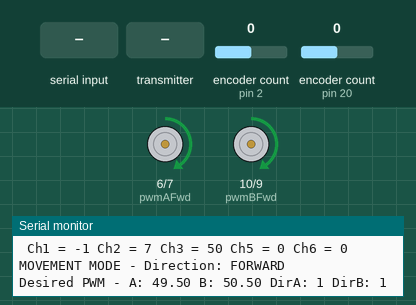
A sketch run on a simulated Arduino Mega 2560, built with avr-gcc and run on an emulated ATmega2560. On the bench: motor-driver pin pairs drawn as motors (green arrow = first pin HIGH = forward, orange = second pin HIGH = backward, longer = more drive), the last lines printed to the serial monitor. Inputs (shaded band) come from the test bench; at power-on: encoder count (sensors on pin 2, pin 20) 0.

Above: at 1.2 s.
1.3 s: "KP_A=\n" received over Serial
4.3 s: the transmitter starts sending readChannel.1 = 1000
At 5.8 s:
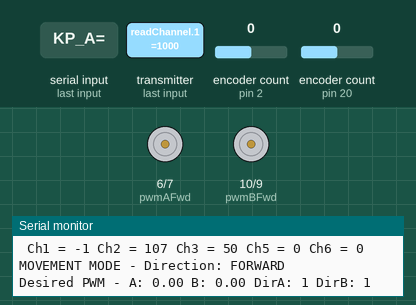
6.2 s: the transmitter starts sending readChannel.1 = 2000
At 8.82 s:
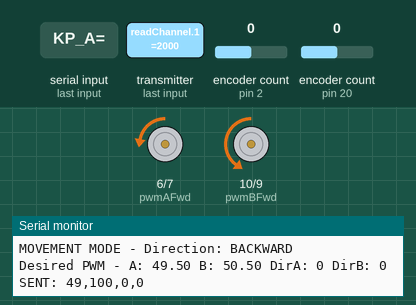
9.2 s: the transmitter starts sending readChannel.2 = 1000
At 10.0 s:
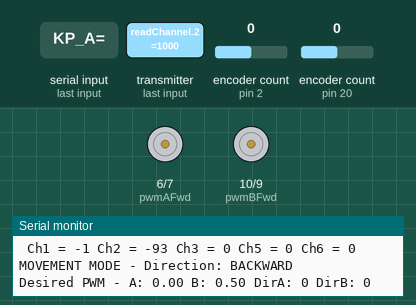
11.2 s: the transmitter starts sending readChannel.0 = 1250
At 11.73 s:
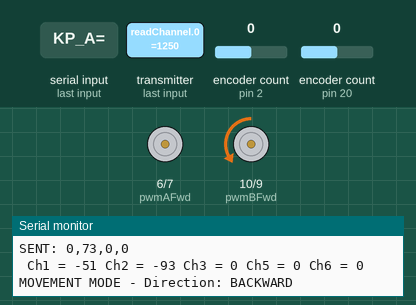
14.2 s: the transmitter starts sending readChannel.0 = 2000
Timing chart, 0 to 22.8 s (numbered marks = the images above; inputs shaded):
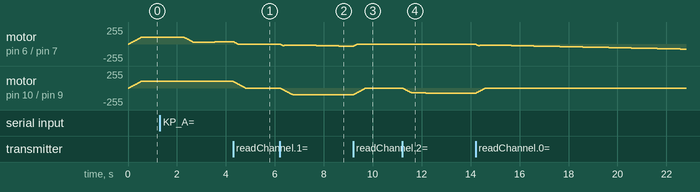

The sketch:

arduino_motor_tx_PID_fix.ino
```cpp
#include <Arduino.h>
#include <IBusBM.h>
#include <Encoder.h>

#define pwmAFwd 6
#define pwmARev 7
#define pwmBFwd 10
#define pwmBRev 9
#define max_speed 100

// Pin untuk encoder Motor A dan B
#define ENCODER_A_PIN1 20    // Pin untuk encoder A channel 1 (Motor A)
#define ENCODER_A_PIN2 21    // Pin untuk encoder A channel 2 (Motor A)
#define ENCODER_B_PIN1 2     // Pin untuk encoder B channel 1 (Motor B)
#define ENCODER_B_PIN2 3     // Pin untuk encoder B channel 2 (Motor B)

const int BUFFER_SIZE = 256;
char messageBuffer[BUFFER_SIZE];
char statusBuffer[BUFFER_SIZE];
unsigned long lastSendTime = 0;
const unsigned long SEND_INTERVAL = 50; // Send every 50ms

// Motor update timing
unsigned long lastMotorUpdateTime = 0;
const unsigned long MOTOR_UPDATE_INTERVAL = 25; // Update motors every 25ms (sync with speed calc)

double kp_A = 0.15, ki_A = 0.01, kd_A = 0.005;
double kp_B = 0.15, ki_B = 0.01, kd_B = 0.005;


// PID Controller variables for Motor A
float error_A = 0, lastError_A = 0, integral_A = 0;
float setpoint_A = 0, feedback_A = 0;
float desired_pwm_A;

// PID Controller variables for Motor B
float error_B = 0, lastError_B = 0, integral_B = 0;
float setpoint_B = 0, feedback_B = 0;
float desired_pwm_B;

// Speed calculation variables
long prevPositionA = 0;
long prevPositionB = 0;
unsigned long speedCalcTime = 0;
const unsigned long SPEED_CALC_INTERVAL = 25; // Calculate speed every 25ms for better responsiveness

// Previous speed values for filtering
float prev_feedback_A = 0;
float prev_feedback_B = 0;

// Previous derivative values for filtering
float prev_derivative_A = 0;
float prev_derivative_B = 0;

// Previous PWM values for ramping
int prevSpeedA = 0;
int prevSpeedB = 0;

// Encoder objects
Encoder encoderA(ENCODER_A_PIN1, ENCODER_A_PIN2);
Encoder encoderB(ENCODER_B_PIN1, ENCODER_B_PIN2);

IBusBM remot;

double convert_pid_params(double k, int time_delay_ms){
  return k * time_delay_ms;
}

int getChannel(byte channelInput, int minLimit, int maxLimit, int defaultValue) {
  uint16_t ch = remot.readChannel(channelInput);
  if (ch < 100) return defaultValue;
  return map(ch, 1000, 2000, minLimit, maxLimit);
}

bool readSw(byte channelInput, bool defaultValue) {
  int intdefaultValue = (defaultValue) ? 100 : 0;
  int ch = getChannel(channelInput, 0, 100, intdefaultValue);
  return (ch > 50);
}

// Variabel kontrol motor
int Ch1 = 0;
int Ch2 = 0;
int Ch3 = 0;
int Ch5 = 0;
bool Ch6 = 0;

// Motor control variables (PWM outputs)
int currentSpeedA = 0;
int currentSpeedB = 0;
int dirA = 1;
int dirB = 1;

void mtrControlA(int speed, int dir) {
  if (dir == 0) {  // Jika arah 0
    digitalWrite(pwmAFwd, LOW);  // Set pin maju ke LOW
    analogWrite(pwmARev, speed);  // Set pin mundur ke nilai kecepatan
  } else {  // Jika arah bukan 0
    digitalWrite(pwmARev, LOW);  // Set pin mundur ke LOW
    analogWrite(pwmAFwd, speed);  // Set pin maju ke nilai kecepatan
  }
}

void mtrControlB(int speed, int dir) {
  if (dir == 0) {  // Jika arah 0
    digitalWrite(pwmBFwd, LOW);  // Set pin maju ke LOW
    analogWrite(pwmBRev, speed);  // Set pin mundur ke nilai kecepatan
  } else {  // Jika arah bukan 0
    digitalWrite(pwmBRev, LOW);  // Set pin mundur ke LOW
    analogWrite(pwmBFwd, speed);  // Set pin maju ke nilai kecepatan
  }
}

// PID calculation function
float calculatePID(float setpoint, float feedback, float &error, float &lastError,
                   float &integral, float kp, float ki, float kd, float dt,
                   float &prev_derivative, bool isMotorA) {
  error = setpoint - feedback;

  // Integral with stronger anti-windup
  float max_integral = 100.0 / ki; // Limit integral to contribute max 100 to output
  integral += error * dt;
  integral = constrain(integral, -max_integral, max_integral);

  // Derivative with filtering
  float raw_derivative = (error - lastError) / dt;
  float derivative = (0.2 * raw_derivative) + (0.8 * prev_derivative);
  prev_derivative = derivative;

  float output = kp * error + ki * integral + kd * derivative;
  lastError = error;

  // Output is effective PWM (above deadband), constrain to effective range
  float max_effective_pwm = max_speed - 12.0; // 100 - 12 = 88 max effective PWM
  return constrain(output, -12.0, max_effective_pwm); // Allow negative for braking
}

// Calculate motor speeds from encoder feedback
void calculateSpeeds() {
  unsigned long currentTime = millis();
  if (currentTime - speedCalcTime >= SPEED_CALC_INTERVAL) {
    float dt = (currentTime - speedCalcTime) / 1000.0; // Convert to seconds

    // Get current encoder positions
    long currentPositionA = encoderA.read();
    long currentPositionB = encoderB.read();

    // Calculate raw speed in counts per second
    float raw_speed_A = (currentPositionA - prevPositionA) / dt;
    float raw_speed_B = (currentPositionB - prevPositionB) / dt;

    // Apply stronger low-pass filter to reduce noise (0.2 = more filtering)
    feedback_A = (0.2 * raw_speed_A) + (0.8 * prev_feedback_A);
    feedback_B = (0.2 * raw_speed_B) + (0.8 * prev_feedback_B);

    // If speed is very low, consider it as 0 (motor stalled/stopped)
    float min_speed_threshold = 5.0; // counts/sec - reduced from 5.0
    if (abs(feedback_A) < min_speed_threshold) feedback_A = 0;
    if (abs(feedback_B) < min_speed_threshold) feedback_B = 0;

    // Limit rate of change to prevent spikes
    float max_change = 50.0; // Maximum change per update
    if (abs(feedback_A - prev_feedback_A) > max_change) {
      feedback_A = prev_feedback_A + (feedback_A > prev_feedback_A ? max_change : -max_change);
    }
    if (abs(feedback_B - prev_feedback_B) > max_change) {
      feedback_B = prev_feedback_B + (feedback_B > prev_feedback_B ? max_change : -max_change);
    }

    // Store for next iteration
    prev_feedback_A = feedback_A;
    prev_feedback_B = feedback_B;

    // Update previous values
    prevPositionA = currentPositionA;
    prevPositionB = currentPositionB;
    speedCalcTime = currentTime;
  }
}

void handleSerialCommands() {
  if (Serial.available()) {
    String command = Serial.readString();
    command.trim();

    if (command.startsWith("KP_A=")) {
      kp_A = command.substring(5).toFloat();
      Serial.println("KP_A set to: " + String(kp_A));
    }
    else if (command.startsWith("KI_A=")) {
      ki_A = command.substring(5).toFloat();
      Serial.println("KI_A set to: " + String(ki_A));
    }
    else if (command.startsWith("KD_A=")) {
      kd_A = command.substring(5).toFloat();
      Serial.println("KD_A set to: " + String(kd_A));
    }
    else if (command.startsWith("KP_B=")) {
      kp_B = command.substring(5).toFloat();
      Serial.println("KP_B set to: " + String(kp_B));
    }
    else if (command.startsWith("KI_B=")) {
      ki_B = command.substring(5).toFloat();
      Serial.println("KI_B set to: " + String(ki_B));
    }
    else if (command.startsWith("KD_B=")) {
      kd_B = command.substring(5).toFloat();
      Serial.println("KD_B set to: " + String(kd_B));
    }
    else if (command.startsWith("SHOW")) {
      Serial.println("Current PID values:");
      Serial.println("Motor A - KP: " + String(kp_A) + " KI: " + String(ki_A) + " KD: " + String(kd_A));
      Serial.println("Motor B - KP: " + String(kp_B) + " KI: " + String(ki_B) + " KD: " + String(kd_B));
    }
  }
}

void setup() {
  pinMode(pwmAFwd, OUTPUT);
  pinMode(pwmARev, OUTPUT);
  pinMode(pwmBFwd, OUTPUT);
  pinMode(pwmBRev, OUTPUT);

  // Setup Serial communication
  Serial.begin(115200);
  remot.begin(Serial1);
  Serial2.begin(115200);

  // Initialize encoder positions
  encoderA.write(0);
  encoderB.write(0);

  // Initialize speed calculation timing
  speedCalcTime = millis();
  prevPositionA = encoderA.read();
  prevPositionB = encoderB.read();

  // kp_B = convert_pid_params(kp_B, MOTOR_UPDATE_INTERVAL);
  // ki_B = convert_pid_params(ki_B, MOTOR_UPDATE_INTERVAL);
  // kd_B = convert_pid_params(kd_B, MOTOR_UPDATE_INTERVAL);

  // Serial.println("Master with PID Controller Ready");
  // Serial.println("Send commands: KP_A=value, KI_A=value, KD_A=value, etc.");
  // Serial.println("Send 'SHOW' to display current PID values");
}

void loop() {
  unsigned long currentTime = millis();

  // Handle serial commands for PID tuning
  handleSerialCommands();

  // Calculate current motor speeds from encoders
  calculateSpeeds();

  // checkForResponse();

  Ch1 = getChannel(0, -max_speed, max_speed, 0) - 1;
  Ch2 = getChannel(1, max_speed, -max_speed, 0) + 7;
  Ch3 = getChannel(2, 0, max_speed, 0);
  Ch6 = readSw(5, false);

  // Ch1 = 0;
  // Ch2 = 0;
  // Ch3 = 20;
  // Ch6 = false;

  // Check for invalid inputs
  if (abs(Ch1) > 100 || abs(Ch2) > 100 || abs(Ch3) > 100){
    setpoint_A = 0;
    setpoint_B = 0;
    desired_pwm_A = 0;
    desired_pwm_B = 0;
    dirA = 1;
    dirB = 1;
    // Reset integrals when stopped
    integral_A = 0;
    integral_B = 0;
  }
  else {
    // Check if CH2 is near zero (spinning mode)
    const int ch2_tolerance = 3;
    bool spinning_mode = (abs(Ch2) <= ch2_tolerance);

    if (spinning_mode && abs(Ch1) > ch2_tolerance) {
      // Spinning in place mode
      desired_pwm_A = constrain(Ch3, 0, max_speed);
      desired_pwm_B = constrain(Ch3, 0, max_speed);

      if (Ch1 > 0) {
        // Turn right: Motor A forward, Motor B backward
        dirA = 1;  // Motor A forward
        dirB = 0;  // Motor B backward
      } else {
        // Turn left: Motor A backward, Motor B forward
        dirA = 0;  // Motor A backward
        dirB = 1;  // Motor B forward
      }
    } else if (!spinning_mode) {
      // Normal movement mode (forward/backward with steering)
      float base_speed = constrain(Ch3, 0, max_speed);

      // Apply differential steering
      float steering_factor = Ch1 * 0.5; // Reduce steering sensitivity
      desired_pwm_A = constrain(base_speed + steering_factor, 0, max_speed);
      desired_pwm_B = constrain(base_speed - steering_factor, 0, max_speed);

      // Direction based on CH2
      if (Ch2 >= 0) {
        dirA = 1;  // Forward
        dirB = 1;  // Forward
      } else {
        dirA = 0;  // Backward
        dirB = 0;  // Backward
      }
    } else {
      // No significant input, stop motors
      desired_pwm_A = 0;
      desired_pwm_B = 0;
      dirA = 1;
      dirB = 1;
    }

    // Convert desired PWM to expected speed (counts/sec)
    // Using Encoder library with quadrature encoding:
    // - Motor A: Was showing ~280 counts/sec at PWM=20 with single channel
    // - Motor B: Was showing ~400+ counts/sec at PWM=20 with two channels
    // With proper quadrature encoding, both should show similar actual speeds
    // Estimate: PWM=100 should give ~1400-1600 counts/sec per motor

    float deadband_pwm = 1;
    float max_counts_per_sec_A = 1600.0;
    float max_counts_per_sec_B = 1600.0;
    float motor_B_compensation = 1.0;

    if (desired_pwm_A <= deadband_pwm) {
      setpoint_A = 0;
    } else {
      float effective_pwm_A = desired_pwm_A - deadband_pwm;
      float effective_pwm_range = max_speed - deadband_pwm;
      setpoint_A = (effective_pwm_A / effective_pwm_range) * max_counts_per_sec_A;
    }

    if (desired_pwm_B <= deadband_pwm) {
      setpoint_B = 0;
    } else {
      // Linear mapping from PWM to counts/sec
      float effective_pwm_B = desired_pwm_B - deadband_pwm;
      float effective_pwm_range = max_speed - deadband_pwm;
      setpoint_B = (effective_pwm_B / effective_pwm_range) * max_counts_per_sec_B * motor_B_compensation;
    }

    // Reset integrals if setpoint is very small
    if (setpoint_A < 50.0) integral_A = 0;
    if (setpoint_B < 50.0) integral_B = 0;
  }

  // *** Use PID Control instead of soft start ***
  if (currentTime - lastMotorUpdateTime >= MOTOR_UPDATE_INTERVAL) {
    float dt = MOTOR_UPDATE_INTERVAL / 1000.0; // Convert to seconds

    // Calculate PID outputs (these are effective PWM values)
    float effective_pwm_A = calculatePID(setpoint_A, abs(feedback_A), error_A, lastError_A,
                                         integral_A, kp_A, ki_A, kd_A, dt,
                                         prev_derivative_A, true);
    float effective_pwm_B = calculatePID(setpoint_B, abs(feedback_B), error_B, lastError_B,
                                         integral_B, kp_B, ki_B, kd_B, dt,
                                         prev_derivative_B, false);

    // Add deadband to get actual PWM values for motors
    float deadband_compensation = 12.0;

    // Smooth deadband transition
    if (abs(effective_pwm_A) < 1.0) {
      currentSpeedA = 0; // Motor stopped
    } else if (effective_pwm_A > 0) {
      currentSpeedA = effective_pwm_A + deadband_compensation;
    } else {
      // Handle reverse direction if needed
      currentSpeedA = 0; // For now, keep it simple
    }

    if (abs(effective_pwm_B) < 1.0) {
      currentSpeedB = 0; // Motor stopped
    } else if (effective_pwm_B > 0) {
      currentSpeedB = effective_pwm_B + deadband_compensation;
    } else {
      // Handle reverse direction if needed
      currentSpeedB = 0; // For now, keep it simple
    }

    // Ensure we don't exceed max_speed
    currentSpeedA = constrain(currentSpeedA, 0, max_speed);
    currentSpeedB = constrain(currentSpeedB, 0, max_speed);

    // Apply PWM ramping to prevent sudden jumps
    int max_pwm_change = 5; // Maximum PWM change per update cycle
    if (currentSpeedA > prevSpeedA + max_pwm_change) {
      currentSpeedA = prevSpeedA + max_pwm_change;
    } else if (currentSpeedA < prevSpeedA - max_pwm_change) {
      currentSpeedA = prevSpeedA - max_pwm_change;
    }

    if (currentSpeedB > prevSpeedB + max_pwm_change) {
      currentSpeedB = prevSpeedB + max_pwm_change;
    } else if (currentSpeedB < prevSpeedB - max_pwm_change) {
      currentSpeedB = prevSpeedB - max_pwm_change;
    }

    // Update previous values
    prevSpeedA = currentSpeedA;
    prevSpeedB = currentSpeedB;

    // Apply PID outputs to motors
    // if(currentSpeedA <= 35 && currentSpeedB <= 35){
    //   currentSpeedA = 0;
    //   currentSpeedB = 0;
    // }

    mtrControlA(currentSpeedA, dirA);
    mtrControlB(currentSpeedB, dirB);

    lastMotorUpdateTime = currentTime;
  }

  if (currentTime - lastSendTime >= SEND_INTERVAL) {
    sendMessage(desired_pwm_A, currentSpeedB, dirA, dirB);
    lastSendTime = currentTime;

    Serial.print(" Ch1 = "); Serial.print(Ch1);
    Serial.print(" Ch2 = "); Serial.print(Ch2);
    Serial.print(" Ch3 = "); Serial.print(Ch3);
    Serial.print(" Ch5 = "); Serial.print(Ch5);
    Serial.print(" Ch6 = "); Serial.println(Ch6);

    // Print movement mode for debugging
    const int ch2_tolerance = 3;
    bool spinning_mode = (abs(Ch2) <= ch2_tolerance);
    if (spinning_mode && abs(Ch1) > ch2_tolerance) {
      Serial.print("SPINNING MODE - Direction: ");
      Serial.println(Ch1 > 0 ? "RIGHT" : "LEFT");
    } else if (!spinning_mode) {
      Serial.print("MOVEMENT MODE - Direction: ");
      Serial.println(Ch2 >= 0 ? "FORWARD" : "BACKWARD");
    }

    Serial.print("Desired PWM - A: "); Serial.print(desired_pwm_A);
    Serial.print(" B: "); Serial.print(desired_pwm_B);
    Serial.print(" DirA: "); Serial.print(dirA);
    Serial.print(" DirB: "); Serial.println(dirB);

    // Print PID status
    // Serial.println("=== PID Status ===");
    // Serial.println("Move direction: " + String(dirA));

    // // Debug: Print raw encoder counts
    // Serial.print("Raw Encoder Counts - A: "); Serial.print(encoderA.read());
    // Serial.print(" B: "); Serial.println(encoderB.read());

    // Serial.print("A: Setpoint="); Serial.print(setpoint_A);
    // Serial.print(" Feedback="); Serial.print(feedback_A);
    // Serial.print(" Error="); Serial.print(error_A);
    // Serial.print(" EffPWM="); Serial.print(currentSpeedA - 12.0);
    // Serial.print(" PWM="); Serial.print(currentSpeedA); Serial.print("/"); Serial.println(max_speed);
    // Serial.print("B: Setpoint="); Serial.print(setpoint_B);
    // Serial.print(" Feedback="); Serial.print(feedback_B);
    // Serial.print(" Error="); Serial.print(error_B);
    // Serial.print(" EffPWM="); Serial.print(currentSpeedB - 12.0);
    // Serial.print(" PWM="); Serial.print(currentSpeedB); Serial.print("/"); Serial.println(max_speed);

    // // Print setpoints after calculation for debugging
    // Serial.print(" Calculated Setpoints - A: "); Serial.print(setpoint_A);
    // Serial.print(" B: "); Serial.println(setpoint_B);
    // Serial.print(" Desired PWM: "); Serial.println(Ch3);
  }
}

void sendMessage(int a_spd, int b_spd, int a_dir, int b_dir) {
  // Create message using C string functions
  snprintf(messageBuffer, BUFFER_SIZE, "%d,%d,%d,%d", a_spd, b_spd, a_dir, b_dir);

  // Send via Serial2
  Serial2.println(messageBuffer);

  // Print status to Serial monitor
  snprintf(statusBuffer, BUFFER_SIZE, "SENT: %s", messageBuffer);
  Serial.println(statusBuffer);
}

void checkForResponse() {
  if (Serial2.available()) {
    char responseBuffer[BUFFER_SIZE];
    int bytesRead = 0;

    // Read the response
    while (Serial2.available() && bytesRead < BUFFER_SIZE - 1) {
      responseBuffer[bytesRead] = Serial2.read();
      bytesRead++;
      delay(2); // Small delay to ensure all data is received
    }

    // Null terminate the string
    responseBuffer[bytesRead] = '\0';

    // Remove any trailing newline characters
    for (int i = bytesRead - 1; i >= 0; i--) {
      if (responseBuffer[i] == '\n' || responseBuffer[i] == '\r') {
        responseBuffer[i] = '\0';
      } else {
        break;
      }
    }

    // Print response to Serial monitor
    snprintf(statusBuffer, BUFFER_SIZE, "RECEIVED: %s", responseBuffer);
    Serial.println(statusBuffer);
  }
}
```

Measured:
- after the input at 4.3 s, motor on pin 10 (pwmBFwd) / pin 9 (pwmBRev): moves from forward 100/255 to stopped over 0.48 s, starting at once
- after the input at 6.2 s, motor on pin 10 (pwmBFwd) / pin 9 (pwmBRev): moves from stopped to backward 100/255 over 0.50 s, starting at once
- after the input at 9.2 s, motor on pin 10 (pwmBFwd) / pin 9 (pwmBRev): moves from backward 100/255 to stopped over 0.49 s, starting at once
- after the input at 11.2 s, motor on pin 10 (pwmBFwd) / pin 9 (pwmBRev): moves from stopped to backward 82/255 over 2.8 s, starting at once
